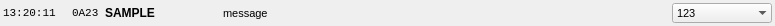
<?xml version="1.0" encoding="UTF-8"?>
<ui version="4.0">
 <class>EventWidget</class>
 <widget class="QWidget" name="EventWidget">
  <property name="geometry">
   <rect>
    <x>0</x>
    <y>0</y>
    <width>775</width>
    <height>26</height>
   </rect>
  </property>
  <property name="sizePolicy">
   <sizepolicy hsizetype="Preferred" vsizetype="Fixed">
    <horstretch>0</horstretch>
    <verstretch>0</verstretch>
   </sizepolicy>
  </property>
  <property name="windowTitle">
   <string>Form</string>
  </property>
  <property name="autoFillBackground">
   <bool>false</bool>
  </property>
  <property name="styleSheet">
   <string notr="true">EventWidget {
background: yellow;
}</string>
  </property>
  <layout class="QHBoxLayout" name="horizontalLayout">
   <property name="leftMargin">
    <number>3</number>
   </property>
   <property name="topMargin">
    <number>3</number>
   </property>
   <property name="rightMargin">
    <number>3</number>
   </property>
   <property name="bottomMargin">
    <number>3</number>
   </property>
   <item>
    <widget class="QLabel" name="timestamp">
     <property name="font">
      <font>
       <family>Monospace</family>
      </font>
     </property>
     <property name="text">
      <string>&lt;html&gt;&lt;head/&gt;&lt;body&gt;&lt;p&gt;&lt;span style=&quot; font-size:8pt;&quot;&gt;13:20:11&lt;/span&gt;&lt;/p&gt;&lt;/body&gt;&lt;/html&gt;</string>
     </property>
     <property name="textInteractionFlags">
      <set>Qt::LinksAccessibleByMouse|Qt::TextSelectableByMouse</set>
     </property>
    </widget>
   </item>
   <item>
    <spacer name="horizontalSpacer">
     <property name="orientation">
      <enum>Qt::Horizontal</enum>
     </property>
     <property name="sizeType">
      <enum>QSizePolicy::Fixed</enum>
     </property>
     <property name="sizeHint" stdset="0">
      <size>
       <width>10</width>
       <height>20</height>
      </size>
     </property>
    </spacer>
   </item>
   <item>
    <widget class="QLabel" name="source">
     <property name="font">
      <font>
       <family>Monospace</family>
      </font>
     </property>
     <property name="text">
      <string>&lt;html&gt;&lt;head/&gt;&lt;body&gt;&lt;p&gt;&lt;span style=&quot; font-size:8pt;&quot;&gt;0A23&lt;/span&gt;&lt;/p&gt;&lt;/body&gt;&lt;/html&gt;</string>
     </property>
     <property name="textInteractionFlags">
      <set>Qt::LinksAccessibleByMouse|Qt::TextSelectableByMouse</set>
     </property>
    </widget>
   </item>
   <item>
    <widget class="QLabel" name="label">
     <property name="minimumSize">
      <size>
       <width>110</width>
       <height>0</height>
      </size>
     </property>
     <property name="autoFillBackground">
      <bool>false</bool>
     </property>
     <property name="text">
      <string>&lt;html&gt;&lt;head/&gt;&lt;body&gt;&lt;p&gt;&lt;span style=&quot; font-weight:600;&quot;&gt;SAMPLE&lt;/span&gt;&lt;/p&gt;&lt;/body&gt;&lt;/html&gt;</string>
     </property>
     <property name="alignment">
      <set>Qt::AlignLeading|Qt::AlignLeft|Qt::AlignVCenter</set>
     </property>
     <property name="textInteractionFlags">
      <set>Qt::LinksAccessibleByMouse|Qt::TextSelectableByMouse</set>
     </property>
    </widget>
   </item>
   <item>
    <widget class="QLineEdit" name="message">
     <property name="font">
      <font>
       <pointsize>8</pointsize>
      </font>
     </property>
     <property name="autoFillBackground">
      <bool>false</bool>
     </property>
     <property name="styleSheet">
      <string notr="true">QLineEdit {
background: transparent;
}</string>
     </property>
     <property name="text">
      <string>message</string>
     </property>
     <property name="frame">
      <bool>false</bool>
     </property>
     <property name="readOnly">
      <bool>true</bool>
     </property>
    </widget>
   </item>
   <item>
    <widget class="QComboBox" name="arguments">
     <property name="minimumSize">
      <size>
       <width>100</width>
       <height>0</height>
      </size>
     </property>
     <property name="font">
      <font>
       <pointsize>8</pointsize>
      </font>
     </property>
     <property name="autoFillBackground">
      <bool>false</bool>
     </property>
     <property name="duplicatesEnabled">
      <bool>false</bool>
     </property>
     <property name="frame">
      <bool>false</bool>
     </property>
     <item>
      <property name="text">
       <string>123</string>
      </property>
     </item>
    </widget>
   </item>
  </layout>
 </widget>
 <resources/>
 <connections/>
</ui>
